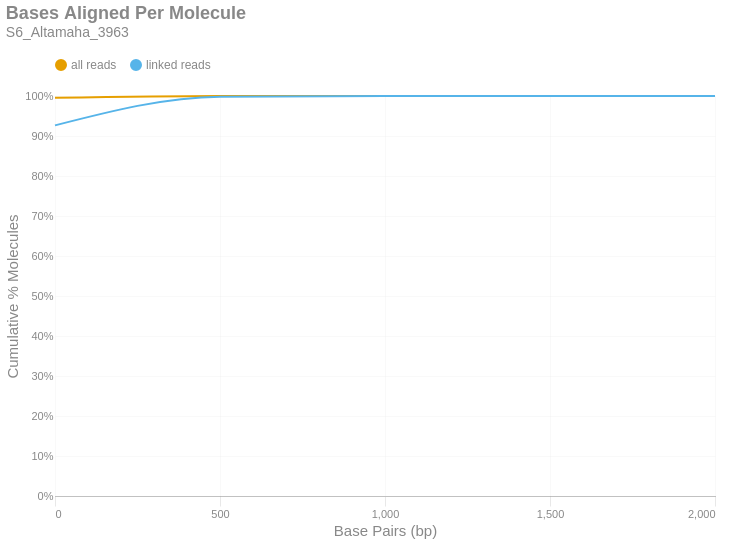

Source (notebook cell):
### Markdown cell above
### Bases Aligned Per Molecule
This is a cumulative frequency distribution showing the number of base pairs aligned per unique molecule. These data are shown in 500 bp bins. There are two distributions: one with `all reads` (yellow) and another with only `linked reads` (blue). The percent of molecules in the `linked reads` distribution is relative to the total number of linked molecules.

### Code cell
if SKIPLR:
    print_html(f"Skipped")
else:
    binned_df = consolidated_hist(valids['aligned_bp'], mask, 500, True)
    with SafeRender(binned_df):
        (
            density_plot(binned_df, 'Bases Aligned Per Molecule', samplename, 'basesper')
            .encode(
                x=alt.X('bin:Q', title="Base Pairs (bp)").axis(tickMinStep=500).scale(padding=0),
                y=alt.Y('value:Q', title='Cumulative % Molecules')
                    .axis(format='%')
                    .scale(domain = [0,1])
                    .stack(False),
                color=alt.Color("key:N").scale(domain = ["all reads", "linked reads"]),
                tooltip = [
                    alt.Tooltip("key:N", title = "Data Type"),
                    alt.Tooltip("range_label:N", title="Bases Aligned Per Molecule"),
                    alt.Tooltip("value:Q", format = ".2%", title="% Molecules (Cum.)")
                ]
            )
        ).display()

### Figure 1 — Vega-Lite specification as saved in the notebook (floating-point values rounded to 4 significant figures)
{"width": "container", "height": 400, "config": {"title": {"anchor": "start", "dy": -15, "fontSize": 18, "color": "#888888", "subtitleColor": "#888888", "subtitleFontSize": 14}, "arc": {"fill": "#0072B2"}, "axis": {"domainColor": "#888888", "domainWidth": 0.5, "gridWidth": 0.2, "grid": false, "titleFontWeight": 400, "titleFontSize": 15, "labelFontSize": 11, "labelColor": "#888888", "tickColor": "#888888", "tickWidth": 0.2, "titleColor": "#888888"}, "axisBand": {"grid": false}, "axisX": {"grid": true, "tickSize": 10, "domainCap": "round"}, "axisY": {"domain": false, "grid": true, "tickSize": 0, "domainCap": "round"}, "background": "transparent", "header": {"labelFontSize": 15, "labelColor": "#888888", "titleFontSize": 15, "titleFontWeight": 600, "titleColor": "#888888"}, "legend": {"labelFont": "sans-serif", "labelFontSize": 12, "labelColor": "#888888", "symbolSize": 100, "symbolType": "circle", "titleFontSize": 12, "titlePadding": 10, "titleColor": "#888888", "title": null, "orient": "top"}, "range": {"category": ["#E69F00", "#56B4E9", "#009E73", "#F0E442", "#0072B2", "#D55E00", "#CC79A7", "#000000"], "diverging": ["#cfe8f3", "#a2d4ec", "#73bfe2", "#46abdb", "#1696d2", "#12719e"]}, "area": {"fill": "#0072B2", "fillOpacity": 0.7, "line": true, "strokeOpacity": 0.7}, "line": {"color": "#0072B2", "stroke": "#0072B2", "strokeWidth": 2}, "trail": {"color": "#0072B2", "stroke": "#0072B2", "strokeWidth": 0, "size": 1}, "point": {"filled": true, "fillOpacity": 1.0, "size": 95}, "text": {"color": "#888888", "fontSize": 11, "align": "right", "fontWeight": 400, "size": 11}, "bar": {"fill": "#0072B2", "stroke": null}, "view": {"stroke": null, "continuousWidth": 660, "continuousHeight": 400}}, "data": {"name": "data-c1588ffc5c14856b3187e8b8d57a3852"}, "mark": {"type": "line", "interpolate": "monotone", "point": {"opacity": 0, "size": 275}}, "encoding": {"color": {"field": "key", "scale": {"domain": ["all reads", "linked reads"]}, "type": "nominal"}, "tooltip": [{"field": "key", "title": "Data Type", "type": "nominal"}, {"field": "range_label", "title": "Bases Aligned Per Molecule", "type": "nominal"}, {"field": "value", "format": ".2%", "title": "% Molecules (Cum.)", "type": "quantitative"}], "x": {"axis": {"tickMinStep": 500}, "field": "bin", "scale": {"padding": 0}, "title": "Base Pairs (bp)", "type": "quantitative"}, "y": {"axis": {"format": "%"}, "field": "value", "scale": {"domain": [0, 1]}, "stack": false, "title": "Cumulative % Molecules", "type": "quantitative"}}, "params": [{"name": "param_c36ac31b6afebe62", "select": {"type": "point", "fields": ["key"]}, "bind": "legend"}], "title": {"text": "Bases Aligned Per Molecule", "subtitle": "S6_Altamaha_3963"}, "transform": [{"fold": ["all reads (cumsum)", "linked reads (cumsum)"]}, {"calculate": "replace(datum.key, ' (cumsum)', '')", "as": "key"}, {"filter": {"param": "param_c36ac31b6afebe62"}}], "usermeta": {"embedOptions": {"downloadFileName": "S6_Altamaha_3963.basesper"}}, "$schema": "https://vega.github.io/schema/vega-lite/v6.1.0.json", "datasets": {"data-c1588ffc5c14856b3187e8b8d57a3852": [{"bin": "0.0", "interval": "0.0-500.0", "all reads": 0.9953, "linked reads": 0.9265, "all reads (cumsum)": 0.9953, "linked reads (cumsum)": 0.9265, "range_label": "0-499"}, {"bin": "500.0", "interval": "500.0-1000.0", "all reads": 0.004553, "linked reads": 0.07182, "all reads (cumsum)": 0.9999, "linked reads (cumsum)": 0.9983, "range_label": "500-999"}, {"bin": "1000.0", "interval": "1000.0-1500.0", "all reads": 0.0001147, "linked reads": 0.001573, "all reads (cumsum)": 1.0, "linked reads (cumsum)": 0.9999, "range_label": "1000-1499"}, {"bin": "1500.0", "interval": "1500.0-2000.0", "all reads": 5.913e-06, "linked reads": 7.834e-05, "all reads (cumsum)": 1.0, "linked reads (cumsum)": 1.0, "range_label": "1500-1999"}, {"bin": "2000.0", "interval": "2000.0-2500.0", "all reads": 1.971e-06, "linked reads": 2.611e-05, "all reads (cumsum)": 1.0, "linked reads (cumsum)": 1.0, "range_label": "2000-2499"}]}}
